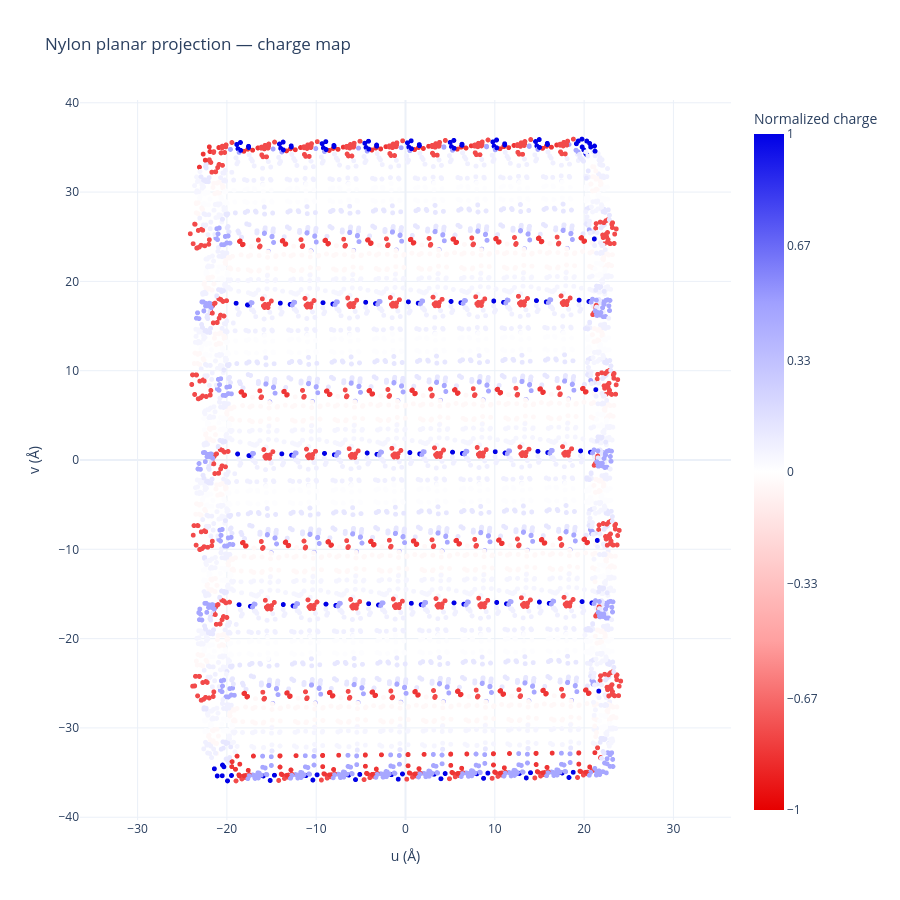

The code cell stored with this chart in its notebook:
### Markdown cell above
## 15. Proiezione 2D colorata per carica

Raw versus normalized charge values

The original charge value is always retained as charge_raw. A normalized value is additionally generated for visualization, but it should not be interpreted as a new physical charge. This distinction is important because the exact normalization procedure used by SURFMAP must be reproduced before a quantitative comparison between the planar map and the SURFMAP map is performed.

Usa **esattamente le stesse coordinate `u,v` e gli stessi punti** della depthmap.

Non viene eseguita una seconda proiezione geometrica.

La figura usa la carica normalizzata per la visualizzazione, ma il valore grezzo resta nel dataset.

### Code cell
CHARGE_COLORSCALE = [
    [0.00, "rgb(230,0,0)"],
    [0.25, "rgb(255,160,160)"],
    [0.50, "rgb(255,255,255)"],
    [0.75, "rgb(160,160,255)"],
    [1.00, "rgb(0,0,230)"],
]

if charged_front_df is None:
    print("Charged shell not loaded yet.")

else:
    fig_charge = go.Figure(
        go.Scattergl(
            x=charged_front_df["u_A"],
            y=charged_front_df["v_A"],
            mode="markers",
            marker=dict(
                size=MARKER_SIZE,
                color=charged_front_df["charge_normalized"],
                colorscale=CHARGE_COLORSCALE,
                cmin=-1,
                cmax=1,
                colorbar=dict(
                    title="Normalized charge",
                    tickvals=[
                        -1, -0.67, -0.33,
                        0, 0.33, 0.67, 1
                    ],
                ),
                line=dict(width=0),
            ),
            customdata=np.column_stack([
                charged_front_df["point_id"],
                charged_front_df["charge_raw"],
                charged_front_df["charge_normalized"],
                charged_front_df["depth_A"],
            ]),
            hovertemplate=(
                "point_id = %{customdata[0]:.0f}<br>"
                "u = %{x:.3f} Å<br>"
                "v = %{y:.3f} Å<br>"
                "charge raw = %{customdata[1]:.6f}<br>"
                "charge normalized = %{customdata[2]:.6f}<br>"
                "depth = %{customdata[3]:.4f} Å"
                "<extra></extra>"
            ),
        )
    )

    fig_charge.update_layout(
        title="Nylon planar projection — charge map",
        template="plotly_white",
        width=900,
        height=900,
        xaxis=dict(
            title="u (Å)",
            scaleanchor="y",
            scaleratio=1,
            zeroline=True,
        ),
        yaxis=dict(
            title="v (Å)",
            zeroline=True,
        ),
    )

    fig_charge.show()

### Figure 1 — Plotly figure (JSON) as saved in the notebook; plotly's stock layout.template omitted (floating-point values rounded to 4 significant figures; data arrays with more than 128 entries replaced by an {"elided": "..."} marker saying what was removed)
{"data": [{"customdata": {"elided": "6148x4 float values"}, "hovertemplate": "point_id = %{customdata[0]:.0f}<br>u = %{x:.3f} Å<br>v = %{y:.3f} Å<br>charge raw = %{customdata[1]:.6f}<br>charge normalized = %{customdata[2]:.6f}<br>depth = %{customdata[3]:.4f} Å<extra></extra>", "marker": {"cmax": 1, "cmin": -1, "color": {"elided": "6148 float values"}, "colorbar": {"tickvals": [-1, -0.67, -0.33, 0, 0.33, 0.67, 1], "title": {"text": "Normalized charge"}}, "colorscale": [[0.0, "rgb(230,0,0)"], [0.25, "rgb(255,160,160)"], [0.5, "rgb(255,255,255)"], [0.75, "rgb(160,160,255)"], [1.0, "rgb(0,0,230)"]], "line": {"width": 0}, "size": 5}, "mode": "markers", "x": {"elided": "6148 float values"}, "y": {"elided": "6148 float values"}, "type": "scattergl"}], "layout": {"xaxis": {"title": {"text": "u (Å)"}, "scaleanchor": "y", "scaleratio": 1, "zeroline": true}, "yaxis": {"title": {"text": "v (Å)"}, "zeroline": true}, "title": {"text": "Nylon planar projection — charge map"}, "width": 900, "height": 900}}
